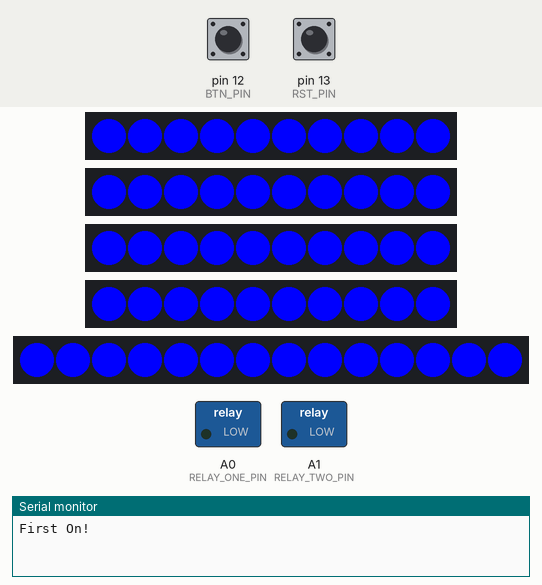
This sketch was run on a simulated Arduino Uno, built with avr-gcc and run on an emulated ATmega328P. Shown: 4 × 10 RGB LEDs in strip order, left to right, 14 RGB LEDs in strip order, left to right, switched loads named in the sketch (green lamp = pin HIGH), the last lines printed to the serial monitor. The inputs (shaded band) are chosen by the test bench; at power-on: pin 12 (BTN_PIN) HIGH, pin 13 (RST_PIN) HIGH. Dim RGB values are drawn brighter than linear; random numbers use the default seed unless the sketch sets one.

Above: at 0.1 s.
1.4 s: pin 12 (BTN_PIN) pulled LOW for 0.15 s
At 1.87 s:
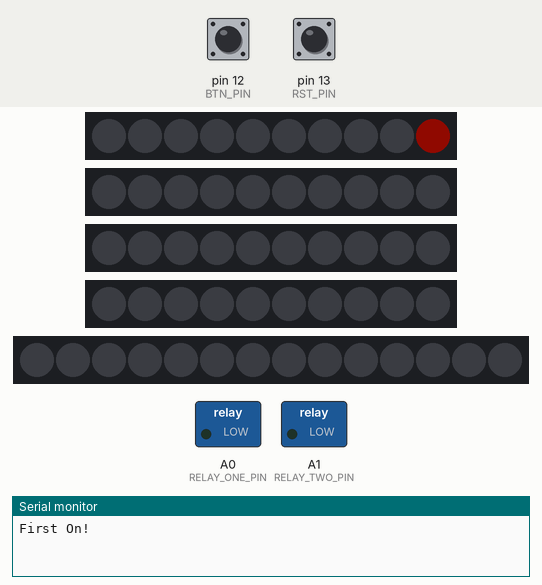
2.1 s: pin 12 (BTN_PIN) pulled LOW for 0.15 s
At 2.47 s:
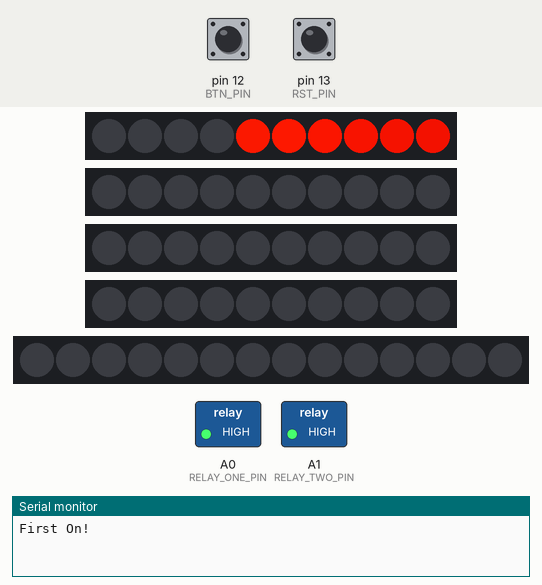
2.8 s: pin 13 (RST_PIN) pulled LOW for 0.15 s
At 3.9 s:
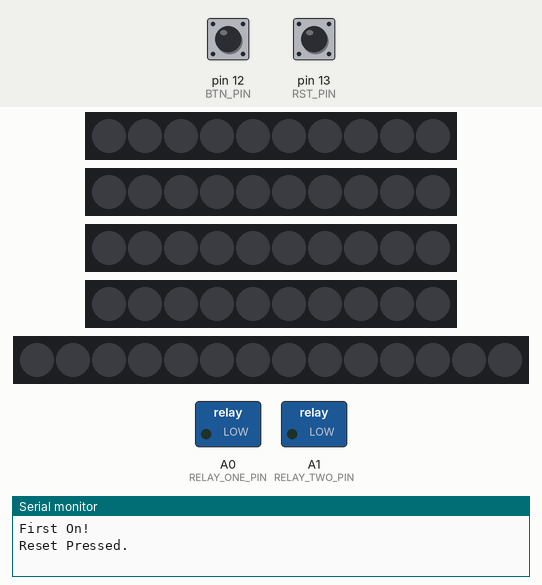
4.5 s: pin 12 (BTN_PIN) pulled LOW for 0.15 s
At 6.08 s:
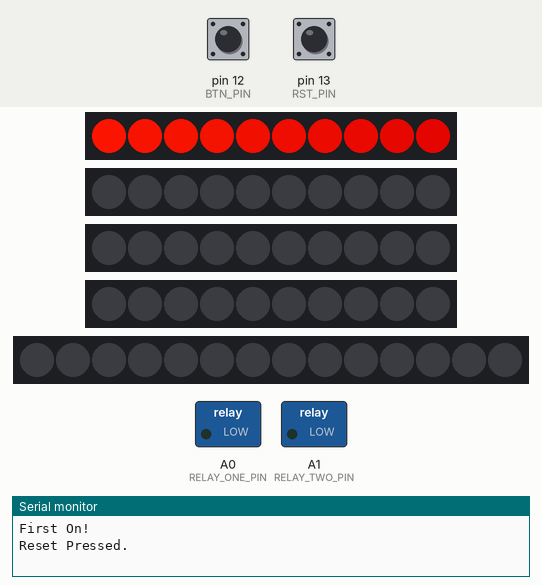
6.8 s: pin 12 (BTN_PIN) pulled LOW for 0.15 s
At 7.47 s:
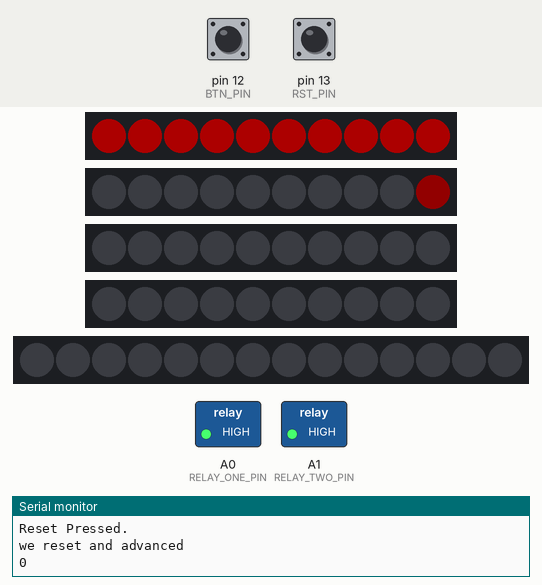
Timing chart, 0 to 9.8 s (numbered marks = the images above; inputs shaded):
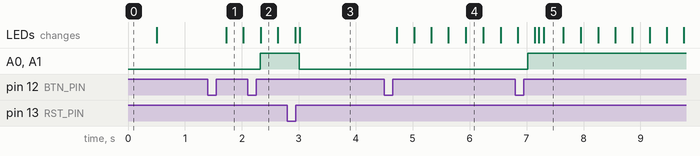

The sketch:

MattDress.ino
```cpp
/* ============================ This Bad Boi =================================
 * This code has a wave of leds pass through 5 different strips once and once
 * the wave has passed, it starts doing a smouldering effect.
 * =========================================================================== */

#include "FastLED.h"
#include <OneButton.h>

#define NUM_STRIPS 5
#define NUM_LEDS_PER_STRIP 10
#define BTN_PIN   12
#define RST_PIN   13
#define RELAY_ONE_PIN A0
#define RELAY_TWO_PIN A1


bool reset = false;
bool redOrange = false;
int pattern = 0;
int wavePasssed = 0;
bool firstOn = true;
bool found = false;
bool what = false;

uint8_t currentIndex [5][14] = {  //The end of the wave is the same as the middle of the smouldering look, so after the wave ends, we start here.
  {128,128,128,128,128,128,128,128,128,128,128,128,128,128},
  {128,128,128,128,128,128,128,128,128,128,128,128,128,128},
  {128,128,128,128,128,128,128,128,128,128,128,128,128,128},
  {128,128,128,128,128,128,128,128,128,128,128,128,128,128},
  {128,128,128,128,128,128,128,128,128,128,128,128,128,128}
  };


int fadingUpDumb[] = {-1,-1,-1,-1,-1,-1,-1,-1,-1,-1,-1,-1,-1,-1}; //Please don't jusge me. I'm a python boy and static arrays are scary.
int fadingUp[14][2] = {
  {-1,0},
  {-1,0},
  {-1,0},
  {-1,0},
  {-1,0},
  {-1,0},
  {-1,0},
  {-1,0},
  {-1,0},
  {-1,0},
  {-1,0},
  {-1,0},
  {-1,0},
  {-1,0}
  } ; //the first value is the position, the second is the pallette index.
int twinkling[] = {0,0,0,0,0,0,0,0,0,0,0,0,0,0};
int stripWeAreOn = 0;
int doneStrips[] = {-1,-1,-1,-1,-1,0};
int myBrainHurts = 0;

int veryStupid14[14] = {13,12,11,10,9,8,7,6,5,4,3,2,1,0} ;
int veryStupid10[10] = {9,8,7,6,5,4,3,2,1,0} ;


CRGB leds[NUM_STRIPS][14];


uint8_t colorIndex[14];

DEFINE_GRADIENT_PALETTE( redWave_gp ) {
  0,    0,  0,  0,     //Black
  10,   255,  25,  0,     //Orange
  255,  150,  0,   0,     //Low Orange

};

DEFINE_GRADIENT_PALETTE( smolder_gp ) {
    0,   255,  15,  0,     //orange
  128,   50,  0,  0,     //red
  255,   255,  25,  0,     //orange

};

CRGBPalette16 redWave(redWave_gp);
CRGBPalette16 smolder(smolder_gp);

OneButton btn = OneButton(BTN_PIN, true, true);
OneButton rst = OneButton(RST_PIN, true, true);

void setup() {
  FastLED.addLeds<NEOPIXEL, 2>(leds[0], NUM_LEDS_PER_STRIP);
  FastLED.addLeds<NEOPIXEL, 3>(leds[1], NUM_LEDS_PER_STRIP);
  FastLED.addLeds<NEOPIXEL, 4>(leds[2], NUM_LEDS_PER_STRIP);
  FastLED.addLeds<NEOPIXEL, 5>(leds[3], NUM_LEDS_PER_STRIP);
  FastLED.addLeds<NEOPIXEL, 6>(leds[4], 14);


  FastLED.setBrightness(255);

  Serial.begin(57600);


  btn.attachClick(nextPattern);
  rst.attachClick(patOff);

  pinMode(RELAY_ONE_PIN, OUTPUT);
  pinMode(RELAY_TWO_PIN, OUTPUT);


 for (int i = 0; i < 14; i++) {   //Fill the colorIndex array with random numbers
   colorIndex[i] = random8();
 }
}

void loop() {    //checks what step we are on.

  if (reset == true){
    pattern = 0;
  }
  switch (pattern) {
    case 0:
      debug();
      break;
    case 1:
      stepOne();
      break;
    case 2:
      stepOne();
      digitalWrite(RELAY_ONE_PIN, HIGH);
      digitalWrite(RELAY_TWO_PIN, HIGH);
      break;

  }

  btn.tick();
  rst.tick();
  FastLED.show();
}

void nextPattern(){ //this happend when the next button is pressed.

  pattern++;

}

int flippityDoo(int _number, int strip){
  if (checkIf16(strip) == 14){
    return (veryStupid14[_number]);

  }else{
    return (veryStupid10[_number]);
  }


}

int checkIf16(int strip){ //This will check if we are on strip #5 and return 14 if we are. 10 if we are not.
  if (strip == 4){
    return 14;
  } else {
    return 10;
    }
  }

void patOff() {  //This happens when the reset button is pressed
  reset = true;
  digitalWrite(RELAY_ONE_PIN, LOW);
  digitalWrite(RELAY_TWO_PIN, LOW);
  Serial.println("Reset Pressed.");
}

void debug() {  //This runs the first time we power on and after a reset and after power on until the next button is pressed.

  if (firstOn == true){    //if it's the first time we are on, be blue for .5 seconds.
    Serial.println("First On!");
      for (int i = 0; i < NUM_STRIPS; i++){
      fill_solid(leds[i], checkIf16(i), CRGB::Blue);

    }
    FastLED.show();
     delay(500);
    firstOn = false;
    }

  reset = false;

  for (int i = 0; i < NUM_STRIPS; i++){
    fill_solid(leds[i], checkIf16(i), CRGB::Black); //makes everything black.

    }

  myBrainHurts = 0; //starts resetting variables. (I think this one is no longer needed...)
  stripWeAreOn = 0;

  for( int x =0; x < 14; x++){
    fadingUpDumb[x] = -1;
    fadingUp[x][0] = -1;
    fadingUp[x][-1] = 0;
    twinkling[x] = 0;

    }


  for (int x = 0; x < NUM_STRIPS; x++){
    doneStrips[x] = -1;
    for(int i = 0; i < 14; i++){
      currentIndex[x][i] = 128;
      }
    }

  }

void stepOne() {

  int allDone = 0;
  for( int x = 0; x < NUM_STRIPS; x++){  //Checks if all the strips are done. Skips it if they are.
  allDone = allDone + doneStrips[x];
  }
  if (allDone < 0){


 EVERY_N_MILLISECONDS(100){ //Add a pixel to the list of pixels fading up. Changing this time makes the wave advance faster or slower.

    found = false; //Look, this FEELS not needed, but here it is.
    for (int i = 0 ;  i < checkIf16(stripWeAreOn); i++){


      int x = flippityDoo(i, stripWeAreOn);


      if (found == false){
        if (fadingUpDumb[x] == -1){ //Is this already in the fading list?
          if (twinkling[x] == 0){ //Is this already in the twinkling list?
            fadingUpDumb[x] = 0;
            fadingUp[x][0] =  0;  //adds it to the fading up list
            found = true;
            }
          }

        }
    }
  }


  EVERY_N_MILLISECONDS(1){ //fade up each pixel that wants to fade up. Changing this time makes the pixels go through the pallet faster or slower.

    for(int x = 0; x < checkIf16(stripWeAreOn); x++){
      int i = flippityDoo(x, stripWeAreOn);
      if (fadingUp[i][0] == 0){
        leds[stripWeAreOn][i] = ColorFromPalette( redWave, fadingUp[i][1]);
        if(fadingUp[i][1] < 254){
          fadingUp[i][1]++;
          }else{
            twinkling[i] = 1;
            fadingUp[i][0] = -1;

        }
      }
    }
  }

  int myBrainHurts = 0; //this should have it be either 10 or 16
  for( int x = 0; x < checkIf16(stripWeAreOn); x++){
    myBrainHurts = myBrainHurts + twinkling[x]; //if everything is twinkling, it should be either 10 or 14.
    }

    if (myBrainHurts == checkIf16(stripWeAreOn)){ // if the strip is done with the wave, flag it as done, move onto the next strip, and reset the twinking and fading.
      what = true;
      Serial.println("we reset and advanced");
      Serial.println(stripWeAreOn);
      for( int x =0; x < checkIf16(stripWeAreOn); x++){
        fadingUpDumb[x] = -1;
        twinkling[x] = 0;
        fadingUp[x][0] = -1;
        fadingUp[x][-1] = 0;
        }
      }

  if(what == true){  //Look, I KNOW this is stupid, but there was some really weird behavior and this helped debbug and now if it ain't broke, dont fix it.
    doneStrips[stripWeAreOn] = 0;
    stripWeAreOn++;
    what = false;
  }
}

//Below here is the smouldering stuff.

for (int x = 0; x < 5; x++){
  if (doneStrips[x] == 0)
  for (int i = 0; i < checkIf16(x); i++) {
    leds[x][i] = ColorFromPalette(smolder, currentIndex[x][i]);
  }
}
EVERY_N_MILLISECONDS(10){  //Changing this time makes the smoulder faster or slower.

  for (int i = 0; i < NUM_LEDS_PER_STRIP; i++) {
    colorIndex[i]++;
    for (int x  = 0; x < NUM_STRIPS; x++){
      if (doneStrips[x] == 0){

        currentIndex[x][i]++;
      }
    }


  }

   EVERY_N_MILLISECONDS(80){  //Changing this time changes how quickly the strip moves into the smouldering effect after the wave.
    for (int i = 0; i < NUM_LEDS_PER_STRIP; i++) {
      for (int x  = 0; x < NUM_STRIPS; x++){
        if (doneStrips[x] == 0){
          if(currentIndex[x][i] != colorIndex[i]){
            currentIndex[x][i]++; //This is a dirty trick to get the smoulder to not jump to the index value, but fade to it.
        }
      }

      }
   }
   }
  }
  FastLED.show();
}
```

Measured:
- after the input at 1.4 s, the LEDs: change after 0.32 s (image 1)
- after the input at 2.1 s, A0 (RELAY_ONE_PIN), A1 (RELAY_TWO_PIN): LOW → HIGH after 0.22 s
- after the input at 2.8 s, A0 (RELAY_ONE_PIN), A1 (RELAY_TWO_PIN): HIGH → LOW after 0.21 s
- after the input at 4.5 s, the LEDs: first change after 0.22 s (image 4 shows a later state)
- after the input at 6.8 s, A0 (RELAY_ONE_PIN), A1 (RELAY_TWO_PIN): LOW → HIGH after 0.22 s
